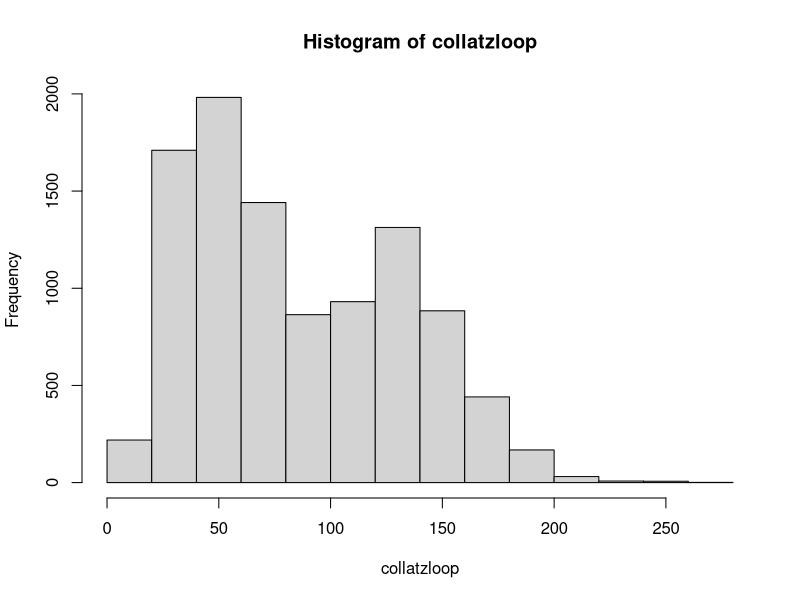
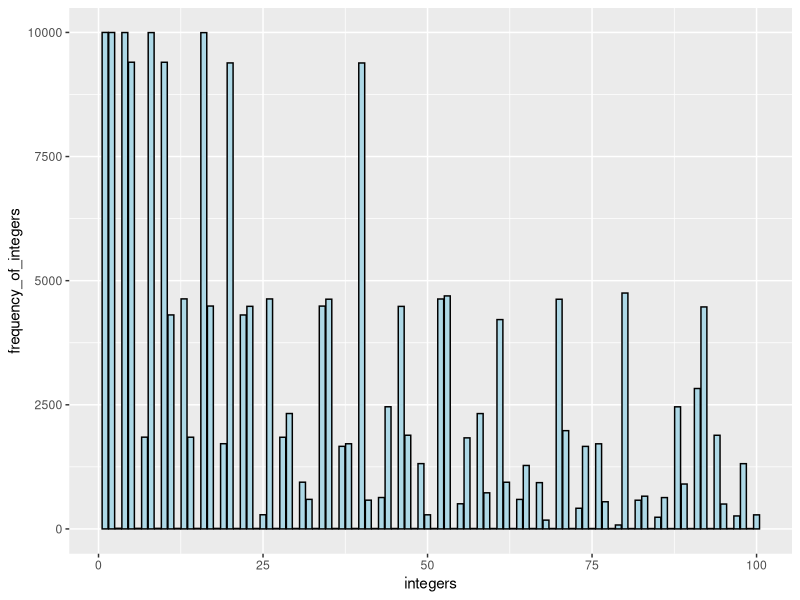

Write the R code that produced these figures, in order.
####
## April 21, 2022
## Olivia Bickford 
##
## This is homework 4
##  Working with the Collatz Sequence
##  Using more practice with conditional code 
##  to loop together functions and create 
##  sequences and user specified code 
##  
##  I also created plots and bar graphs and learned 
##  more about how those functions worked and how I 
##  can create different graphs
##
##  In the first question I made a functions outlining 
##  the specifics for collatz sequence such as is a number 
##  is divided by 2 and equals 0 it returns that number, or 
##  if not the number goes through 3*num +1 
##
##  Then using conditional code, I made a function that printed out the 
##  full sequence for an n value used from 1-10000
##

directions <- function(num) { ##basic collatz sequence 
  if(num == 1) {
    return(NULL)
  }
  
  if(num %% 2 == 0) {
    return(num/2)
  } 
  else{
    return(3*num+1)
  }
}

collatzloop_trial <- function(n) { ## Prints out the collatz sequence for a given n value 
  stated_problem <- n
  while (n != 1) {
    n <- directions(n=n)
    stated_problem <- c(stated_problem, n)
  }
  return(stated_problem)
}
collatzloop_trial(7)

collatzloop <- c()
for (i in 1:10000) {
  collatzloop <- c(collatzloop, length(collatzloop_trial(i)))
}
hist(collatzloop)
summary(collatzloop)

#############################################
## BONUS ##

collatzloop_2_bonus <- c()
for (i in 1:10000) {
  collatzloop_2_bonus <- c(collatzloop_2_bonus, (collatzloop_trial(i)))
}
collatzloop

collatzloop_bonus <- tabulate(collatzloop_2_bonus, nbins = 100)
collatzloop_bonus
summary(collatzloop_bonus)

minimum_bonus <- which(collatzloop_bonus == min(collatzloop_bonus)) ## number that appears the
## least amount of times from 1-100
minimum_bonus



##https://stackoverflow.com/questions/9390749/return-index-of-the-smallest-value-in-a-vector
## source used for guidance above

library(ggplot2)
library(tidyverse)

collatzloop_bonus_df <- as.data.frame(collatzloop_bonus)
View(collatzloop_bonus_df)

integers <- (1:100)
frequency_of_integers <- collatzloop_bonus

ggplot(data = collatzloop_bonus_df, aes(x= integers, y = frequency_of_integers )) + 
  geom_col(fill= "lightblue", colour="black") 

df_odd_integers <- data.frame(integers = 1:100, y =frequency_of_integers) 
df_odd_integers

row_odd <- seq_len(nrow(df_odd_integers)) %% 2              
row_odd  ## specifying odd numbers for data frame 

odd_nums_df <- df_odd_integers[row_odd == 1, ]


arrange(odd_nums_df, desc(y)) %>%
  slice(2)



## https://r-graphics.org/recipe-bar-graph-basic-bar
## Used this link to help guide in making the bar plot
##    -Learned about geom_col for colors and outlining
##    -Attempted to add x and y variables to have labels for the axis'
##      and have numeric labels to show frequency range and integers


